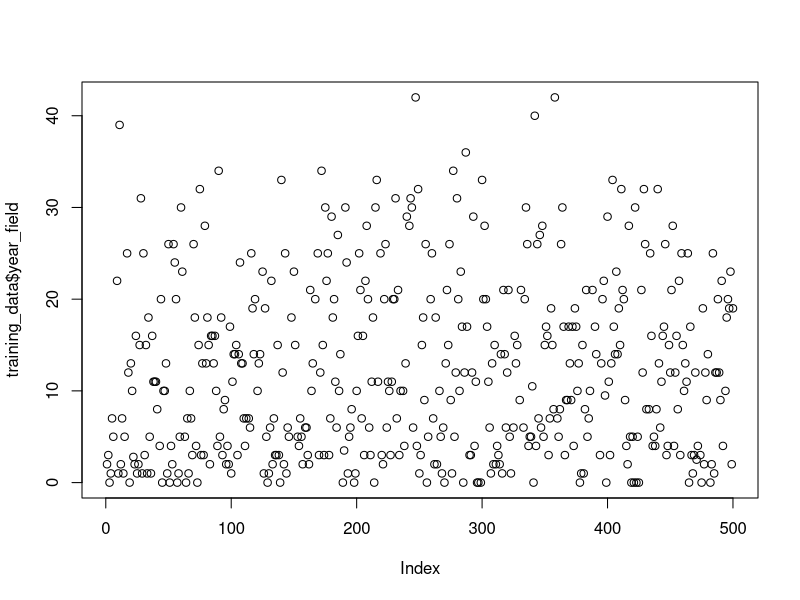
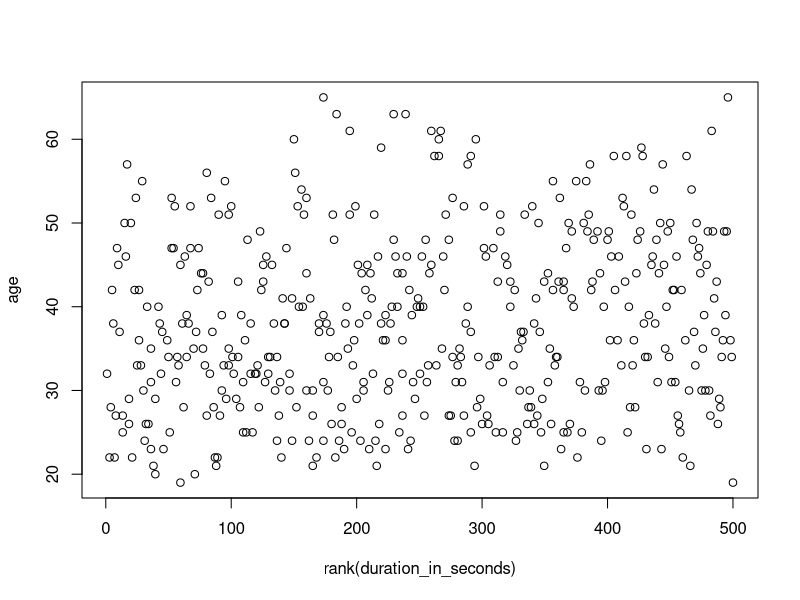
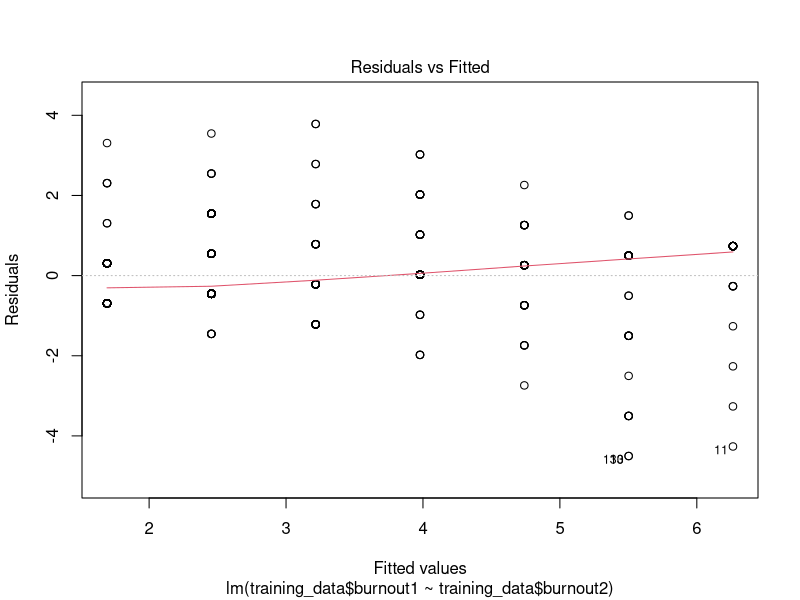
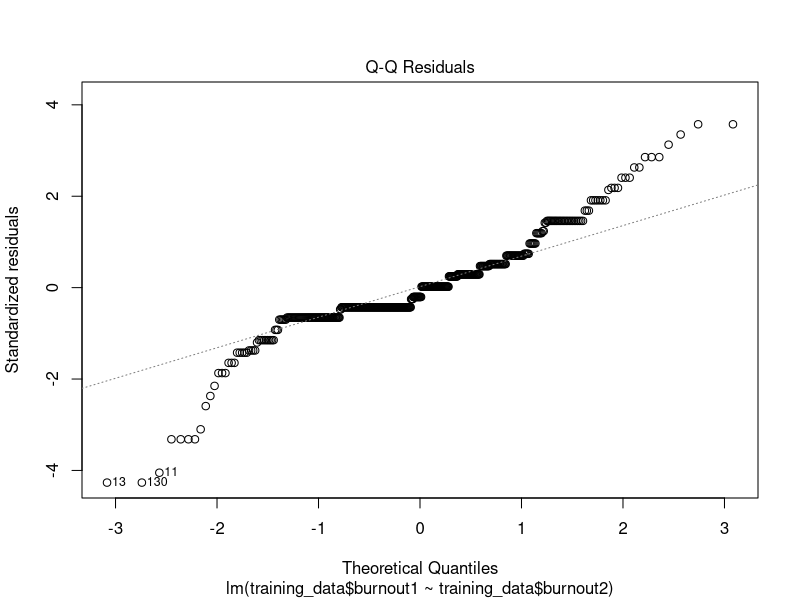
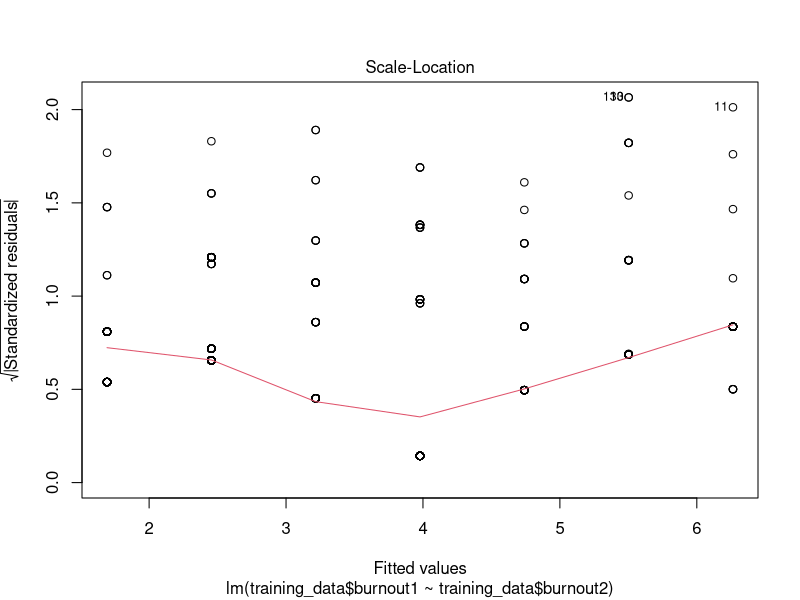
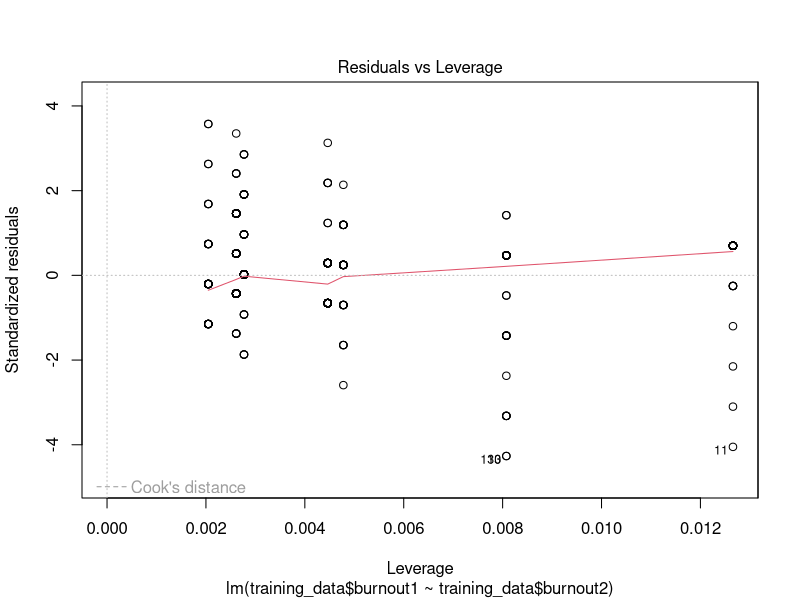
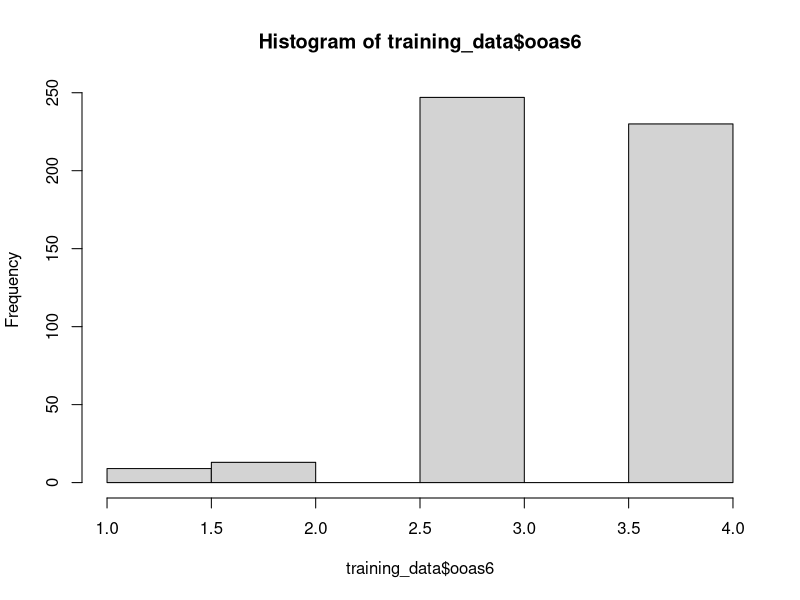
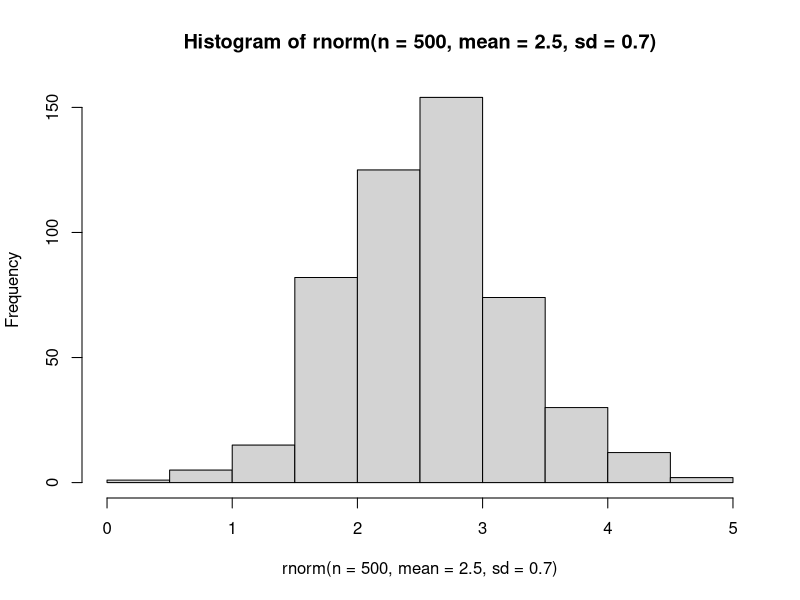

Reproduce these figures in R, in order.
## ---- chunk 1
# Use if you have never ran any R code using {readr} or {tidyverse}
# packages <- c("readr", "tidyverse")
# install.packages(packages)
## ---- chunk 2
library(readr)
library(tidyverse)
## ---- chunk 3
training_data <- read_csv("data/training-scales.csv")
## ---- chunk 4
training_data
## ---- chunk 5
View(training_data)
## ---- chunk 6
# Glimpse lets you do just that. You can get a broad overview of the size of the data, column names, data types, and the first few rows.
glimpse(training_data)

# Dim gives you the dimensions--numbers of rows and columns--in the data. This is especially useful when you need to check that a transformation didn't change your dataset in a way you didn't intend.
dim(training_data)
training_data <- training_data %>% mutate(leo = as_factor(leo))
# Summary is a common function you will use a lot. For a dataset/data frame, if gives you basic information about each column, based on it's type.
# Numeric - For columns of numbers, it gives you minimum, maximum, mean, and 25th and 7th quartiles.
# Data - Same as for numeric columns, but minimum corresponds to earlier (longer ago), and maximum is more recent.
# Character - Only shows that it is a character type.
# Category - For categorical/ordinal variables, each level/category is displayed and the count in that level is provided.
summary(training_data)

# Finaly, the head and tail functions give you the first/last 10 rows. You can even change the number of rows it gives you by providing an `n = ` with the number of rows you want.
head(training_data) ;tail(training_data, n = 3)
## ---- chunk 7
# Single variable Plot
# The $ is called an atomic operator. You can select a smaller piece of a larger object with it. In this case, the data `training_data` is the large object, and column `year_field` is the smaller object.
plot(training_data$year_field)

# Bivariate Scatter Plot
# Here `with` tells R which object to use, then you only supply plot with the columns of interest. 
#`rank` transforms the `duration_in_seconds` column into a rank ordered variable.
with(training_data, 
     plot(rank(duration_in_seconds), age)
     )
# `lm` performs and OLS linear regression, and `plot` produces summary plots.
plot(
  lm(training_data$burnout1 ~ training_data$burnout2)
  )
## ---- chunk 8
# This is an unattractive histogram of one of the variables from our dataset. 
hist(training_data$ooas6)

# This will generate a histogram of a random normal distribution.
hist(
  # `rnorm` produces n random draws that requires two moments: mean and standard deviation. 
  rnorm(
    # The number of draws
    n = 500,
    # The mean, or average, which is where a normal distribution is centred.
    mean = 2.5, 
    # The standard deviation, or spread of a distribution. We'll talk about it more shortly.
    sd = .7)
)

## ---- chunk 9
training_data %>% 
  summarise(duration_mean = mean(duration_in_seconds),
            duration_sd = sd(duration_in_seconds),
            burnout1_mean = mean(burnout1),
            burnout1_sd = sd(burnout1))

## ---- chunk 10
training_data %>% 
  summarise(duration_mean = mean(duration_in_seconds),
            duration_sd = sd(duration_in_seconds),
            burnout1_mean = mean(burnout1, na.rm = TRUE),
            burnout1_sd = sd(burnout1, na.rm = TRUE))
## ---- chunk 11
training_data %>% 
  group_by(leo) %>% 
  summarise(duration_mean = mean(duration_in_seconds),
            duration_sd = sd(duration_in_seconds),
            burnout1_mean = mean(burnout1, na.rm = TRUE),
            burnout1_sd = sd(burnout1, na.rm = TRUE))
## ---- chunk 12
x <- seq(1:10)
x

median(x)

quantile(x)

7.75-3.25
IQR(x)

## ---- chunk 13
training_data %>% 
  pivot_longer(burnout1:burnout9) %>% 
  
  group_by(name) %>% 
  summarize(mean = mean(value, na.rm = TRUE),
            sd = sd(value, na.rm = TRUE),
            med = median(value, na.rm = TRUE),
            IQR = IQR(value, na.rm = TRUE))
## ---- chunk 14
# Using rowSums with `cbind`.
with(training_data,
     rowSums(cbind(burnout1, burnout2, burnout3,
                   burnout4, burnout5, burnout6,
                   burnout7, burnout8, burnout9), na.rm = TRUE)
)

# Adding them together
with(training_data,
     burnout1+burnout2+burnout3+burnout4+burnout5+burnout6+burnout7+burnout8+burnout9
)

# `cbind` produces a dataframe/array
with(training_data,
     cbind(burnout1, burnout2, burnout3,
                   burnout4, burnout5, burnout6,
                   burnout7, burnout8, burnout9)
     )

# Creating a burnout object
burnout <- training_data %>% 
  select(burnout1:burnout9)

# Adding sum scores to our burnout object
burnout <- training_data %>% 
  mutate(sum = rowSums(cbind(burnout1, burnout2, burnout3,
                              burnout4, burnout5, burnout6,
                              burnout7, burnout8, burnout9), na.rm = TRUE))

# Plotting our burnout sum scores.
plot(burnout$sum)
hist(burnout$sum)

## ---- chunk 15
sum(complete.cases(training_data))

sum(is.na(training_data))

sum(!is.na(training_data))

missing_pct <- function(data){
  # The total count of missing data
  sum(is.na(data))/
    # count of all data (missing + non-missing)
    (sum(is.na(data)+!is.na(data)))
}

missing_pct(training_data)
## ---- chunk 16
training_data %>% 
  ggplot() +
  geom_point(aes(x = age, y = year_field))
## ---- chunk 17
training_data %>% 
  ggplot() +
  geom_point(aes(x = age, y = year_field, color = factor(leo)))
## ---- chunk 18
training_data %>% 
  ggplot() +
  geom_point(aes(x = age, y = year_field, color = factor(leo))) +
  facet_wrap(~ leo)
## ---- chunk 19
training_data %>% 
  ggplot() +
  geom_bar(aes(x = gend))
## ---- chunk 20
training_data %>% 
  ggplot() +
  geom_bar(aes(x = gend)) +
  facet_wrap(~ leo)
## ---- chunk 21
training_data %>% 
  ggplot() +
  geom_bar(aes(x = gend, fill = gend)) +
  facet_wrap(~ leo) +
  coord_flip()
## ---- chunk 22
training_data %>% 
  ggplot() +
  geom_boxplot(aes(x = ethnicity, y = age, fill = ethnicity))
## ---- chunk 23
training_data %>% 
  ggplot() +
  geom_violin(aes(x = ethnicity, y = age, fill = ethnicity))
## ---- chunk 24
training_data %>% 
  ggplot() +
  geom_violin(aes(x = ethnicity, y = age, fill = ethnicity)) +
  geom_boxplot(aes(x = ethnicity, y = age), width = .3)
## ---- chunk 25
training_data %>% 
  ggplot(aes(x = ethnicity, y = age)) +
  geom_violin(aes(fill = ethnicity)) +
  geom_boxplot( width = .3)
## ---- chunk 26
sessionInfo()
